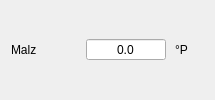
            <widget class="QWidget" name="wdgSWMalz" native="true">
             <layout class="QHBoxLayout" name="horizontalLayout_3">
              <property name="spacing">
               <number>9</number>
              </property>
              <property name="topMargin">
               <number>0</number>
              </property>
              <property name="rightMargin">
               <number>0</number>
              </property>
              <property name="bottomMargin">
               <number>0</number>
              </property>
              <item>
               <widget class="QLabel" name="label_47">
                <property name="text">
                 <string>Malz</string>
                </property>
               </widget>
              </item>
              <item>
               <spacer name="horizontalSpacer_6">
                <property name="orientation">
                 <enum>Qt::Orientation::Horizontal</enum>
                </property>
                <property name="sizeHint" stdset="0">
                 <size>
                  <width>40</width>
                  <height>20</height>
                 </size>
                </property>
               </spacer>
              </item>
              <item>
               <widget class="DoubleSpinBoxSud" name="tbSWMalz">
                <property name="minimumSize">
                 <size>
                  <width>80</width>
                  <height>0</height>
                 </size>
                </property>
                <property name="toolTip">
                 <string>&lt;html&gt;&lt;head/&gt;&lt;body&gt;&lt;p&gt;Hier wird der berechnete Anteil der &lt;span style=&quot; font-weight:600;&quot;&gt;Stammwürze&lt;/span&gt; der &lt;span style=&quot; font-weight:600;&quot;&gt;Malzgaben&lt;/span&gt; ausgegeben.&lt;/p&gt;&lt;p&gt;Malzgaben sollten immer der Hauptanteil der Stammwürze sein. In ihr befinden sich gewöhnliche die meisten Enzyme, um verwertbare Einfachzucker für die Hefe bereit zu stellen.&lt;/p&gt;&lt;/body&gt;&lt;/html&gt;</string>
                </property>
                <property name="alignment">
                 <set>Qt::AlignmentFlag::AlignCenter</set>
                </property>
                <property name="readOnly">
                 <bool>true</bool>
                </property>
                <property name="buttonSymbols">
                 <enum>QAbstractSpinBox::ButtonSymbols::NoButtons</enum>
                </property>
                <property name="decimals">
                 <number>1</number>
                </property>
               </widget>
              </item>
              <item>
               <widget class="QLabel" name="label_51">
                <property name="minimumSize">
                 <size>
                  <width>40</width>
                  <height>0</height>
                 </size>
                </property>
                <property name="text">
                 <string notr="true">°P</string>
                </property>
               </widget>
              </item>
             </layout>
            </widget>
